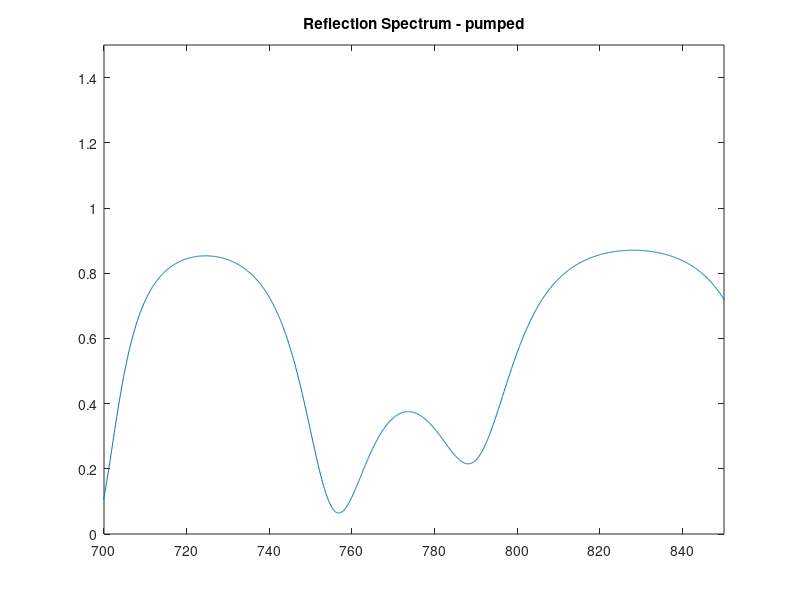

Here is the MATLAB script that generated this plot: (Note: this script raises an error after producing the figure.)
%% Multilayer Bragg Reflector Program %%

clear all; % Clear all previous data %

% Set the refractive indices of surround layers: cladding, substrate and %
% effective index %
n_cladding=1.0;
n_substrate=1.0;
n_effective=0;

% Set extinction coefficient for cavity layer, 5% AlGaAs %
pumped=0.0;
unpumped=0.05;

% Set up the mirrors, these are layers (x) of thickness (nm) %
for x=1:2:28 % x=start:step:finish %
    n(x)=3.6; % Layer 1 is  15% AlGaAs %
    t(x)=54;
    n(x+1)=3.34; % Layer 2 is 50% AlGaAs %
    t(x+1)=58;
end
%% Pumped State %%

% Set cavity thickness d (nm) at some cavity x=cavity %
cavity=7; 
for d=100 % d=start:step:end %
    t(cavity)=d;
    a=3.65;
    k=pumped;
    n(cavity)=a-(k*i); % Positive imaginary part is gain %
    max=length(n);
    
    lambda_i=600; % Set initial wavelength%
    for m=1:4000 % Loop wavelength %
        lambda=lambda_i+0.1*m;
        %wavelength=lambda;
        lam(m)=lambda;
        k0=2*pi/lambda; % Set k0 vector %
        M0=[1 0;0 1]; % Set initial matrix %
        for x=1:max
            % Do matrix calculation for each interface %
            test=n(x)*n(x)-n_effective*n_effective;
            kappa=k0*sqrt(test);
            arg=kappa*t(x);
            M=[cos(arg) sin(arg)/kappa*i;sin(arg)*kappa*i cos(arg)];
            M1=M0*M;
            % Update initial matrix %
            M0=M1;
        end
        
        % Using calculate matrix, determine transmission and reflection %
        kc=k0*sqrt(n_cladding*n_cladding-n_effective*n_effective); 
        ks=k0*sqrt(n_substrate*n_substrate-n_effective*n_effective);
        transmission=2*ks/(ks*M0(1,1)+kc*M0(2,2)+ks*kc*M0(1,2)+M0(2,1));
        reflection=(ks*M0(1,1)-kc*M0(2,2)+ks*kc*M0(1,2)-M0(2,1))*transmission/(2*ks);
        phase=atan(real(transmission)/imag(transmission));
        T(m)=transmission*conj(transmission);
        R(m)=reflection*conj(reflection);
        P(m)=phase;
    end
    
    fig = plot(lam,R);
    title("Reflection Spectrum - pumped");
    xlim([700 850]);
    ylim([0 1.5]);
    legend_string="thickness = "+t(cavity)+"nm";
    legend(legend_string);
    xlabel("Wavelength [nm]");
    ylabel("Reflection [au]");
    set(gca,'FontSize',16);
    % save out
    % file_name =  "n"+a+"_x"+cavity+"_t"+t(cavity)+"_k"+k+".png";
    % saveas(fig, fullfile(results_path, file_name));
end
%% Unpumped State %%
% 
% % Set cavity thickness d (nm) at some cavity x=cavity %
% cavity=7; 
% for d=100 % d=start:step:zend %
%     t(cavity)=d;
%     a=3.65;
%     k=unpumped;
%     n(cavity)=a-(k*i); % Positive imaginary part is gain %
%     max=length(n);
% 
%     lambda_i=600; % Set initial wavelength%
%     for m=1:4000 % Loop wavelength %
%         lambda=lambda_i+0.1*m;
%         %wavelength=lambda;
%         lam(m)=lambda;
%         k0=2*pi/lambda; % Set k0 vector %
%         M0=[1 0;0 1]; % Set initial matrix %
%         for x=1:max
%             % Do matrix calculation for each interface %
%             test=n(x)*n(x)-n_effective*n_effective;
%             kappa=k0*sqrt(test);
%             arg=kappa*t(x);
%             M=[cos(arg) sin(arg)/kappa*i;sin(arg)*kappa*i cos(arg)];
%             M1=M0*M;
%             % Update initial matrix %
%             M0=M1;
%         end
% 
%         % Using calculate matrix, determine transmission and reflection %
%         kc=k0*sqrt(n_cladding*n_cladding-n_effective*n_effective); 
%         ks=k0*sqrt(n_substrate*n_substrate-n_effective*n_effective);
%         transmission=2*ks/(ks*M0(1,1)+kc*M0(2,2)+ks*kc*M0(1,2)+M0(2,1));
%         reflection=(ks*M0(1,1)-kc*M0(2,2)+ks*kc*M0(1,2)-M0(2,1))*transmission/(2*ks);
%         phase=atan(real(transmission)/imag(transmission));
%         T(m)=transmission*conj(transmission);
%         R(m)=reflection*conj(reflection);
%         P(m)=phase;
%     end
% 
%     fig = plot(lam,R);
%     title("Reflection Spectrum - pumped");
%     xlim([700 850]);
%     ylim([0 1.5]);
%     legend_string="thickness = "+t(cavity)+"nm";
%     legend(legend_string);
%     xlabel("Wavelength [nm]");
%     ylabel("Reflection [au]");
%     set(gca,'FontSize',16);
%     % save out
%     % file_name =  "n"+a+"_x"+cavity+"_t"+t(cavity)+"_k"+k+".png";
%     % saveas(fig, fullfile(results_path, file_name));
% end